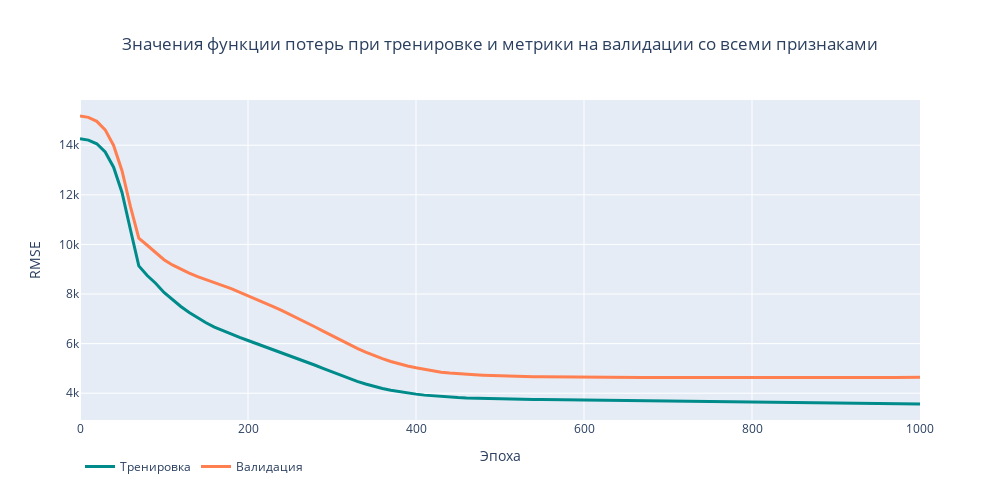
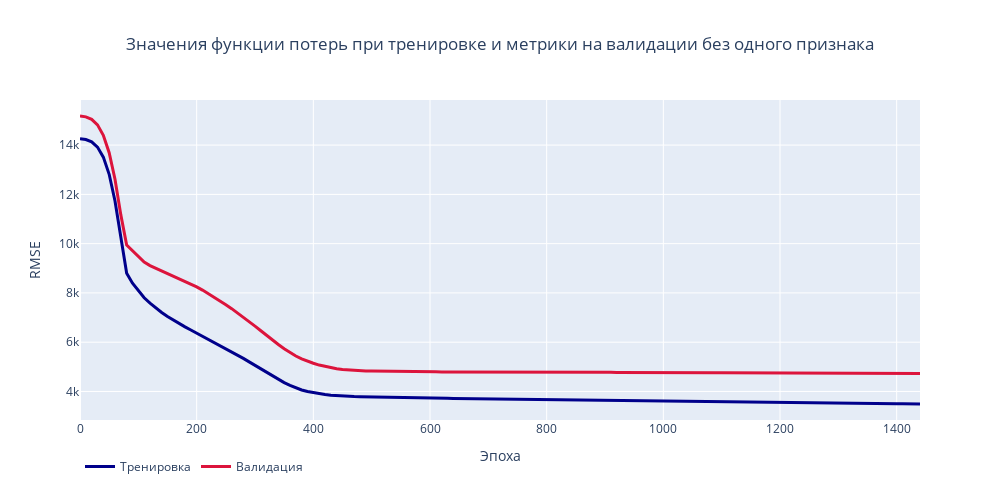

Notebook cell for these charts, in order:
### Code cell
# просмотр процесса обучения сетей с большим количеством нейронов
fit_plot(train_loss_m, valid_metric_m)
fit_plot(abb_train_loss_m, abb_valid_metric_m, 1)
